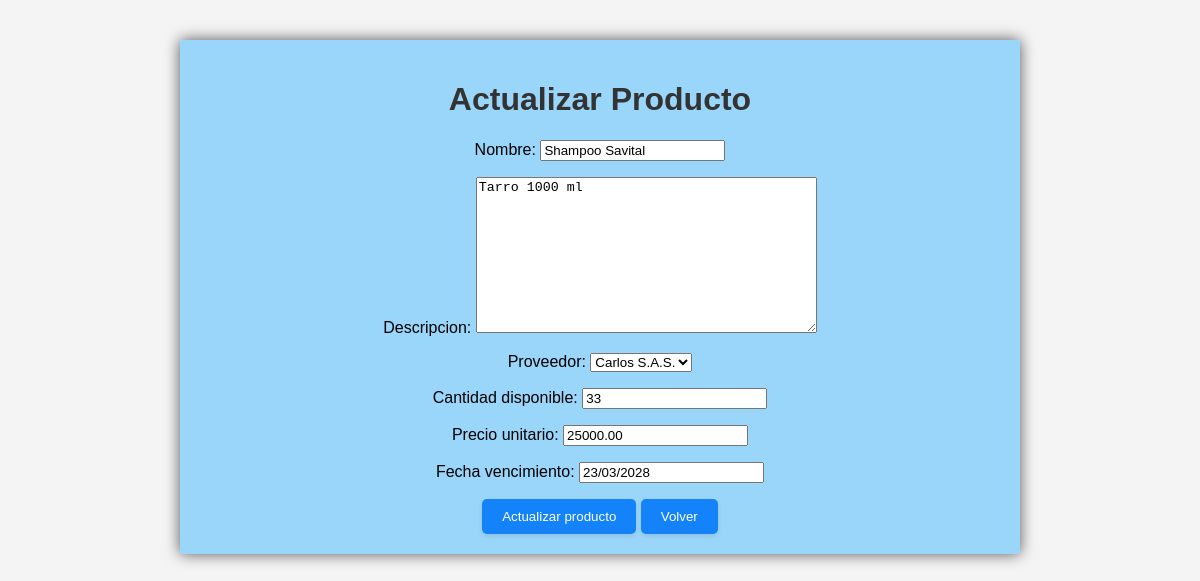
/productos/2/actualizar/, run on the app's committed database.
### sgi_app/models.py (models this page shows, shortened)
class Producto(models.Model):
    nombre = models.CharField(max_length=100)
    descripcion = models.TextField()
    proveedor = models.ForeignKey(Proveedor, on_delete=models.CASCADE)
    cantidad_disponible = models.PositiveIntegerField(default=0)
    precio_unitario = models.DecimalField(max_digits=10, decimal_places=2)
    fecha_vencimiento = models.DateField()

class Proveedor(models.Model):
    nombre = models.CharField(max_length=100)
    direccion = models.CharField(max_length=200)
    telefono = models.CharField(max_length=15)
    def __str__(self):
        return self.nombre

### sgi_app/views.py (the view)
# urls.py: path('productos/<int:pk>/actualizar/', actualizar_producto, name='actualizar_producto'),
def actualizar_producto(request, pk):
    producto = get_object_or_404(Producto, pk=pk)
    if request.method == 'POST':
        form = ProductoForm(request.POST, instance=producto)
        if form.is_valid():
            form.save()
            return redirect('detalle_producto', pk=pk)
    else:
        form = ProductoForm(instance=producto)
    return render(request, 'actualizar_producto.html', {'form': form})

### sgi_app/forms.py
class ProductoForm(forms.ModelForm):
    class Meta:
        model = Producto
        fields = '__all__'  # Todos los campos del modelo Producto

### sgi_app/templates/actualizar_producto.html (shortened to what this page needs)
{% load static %}
<!DOCTYPE html>
<html lang="es">
<head>
    <link rel="stylesheet" type="text/css" href="{% static 'sgi_app/styles.css' %}">
</head>
<body>
    <div class="container">
        <h1>Actualizar Producto</h1>
        <form method="post">
            {{ form.as_p }}
            <button type="submit">Actualizar producto</button>
            <button href="{% url 'lista_productos' %}">Volver</button>
        </form>
    </div>
</body>
</html>

### sgi_app/static/sgi_app/styles.css (style rules this page uses)
body { font-family: Arial, sans-serif; margin: 20px; padding: 20px; background-color: #f4f4f4; }
.container { max-width: 800px; margin: 0 auto; background-color: #8fd1fbe2; padding: 20px; border-radius: 2px; box-shadow: 0 0 15px rgba(0, 0, 0, 0.656); text-align: center; }
h1, h2 { text-align: center; }
h1 { color: #333; }
button { padding: 10px 20px; background-color: #1483f9; color: #fff; border: none; border-radius: 5px; cursor: pointer; box-shadow: 0 2px 4px rgba(42, 40, 40, 0.1); }

### data on the page
Producto: nombre "Shampoo Savital", descripcion "Tarro 1000 ml", proveedor "Carlos S.A.S.", cantidad_disponible "33", precio_unitario "25000.00", fecha_vencimiento "23/03/2028"
